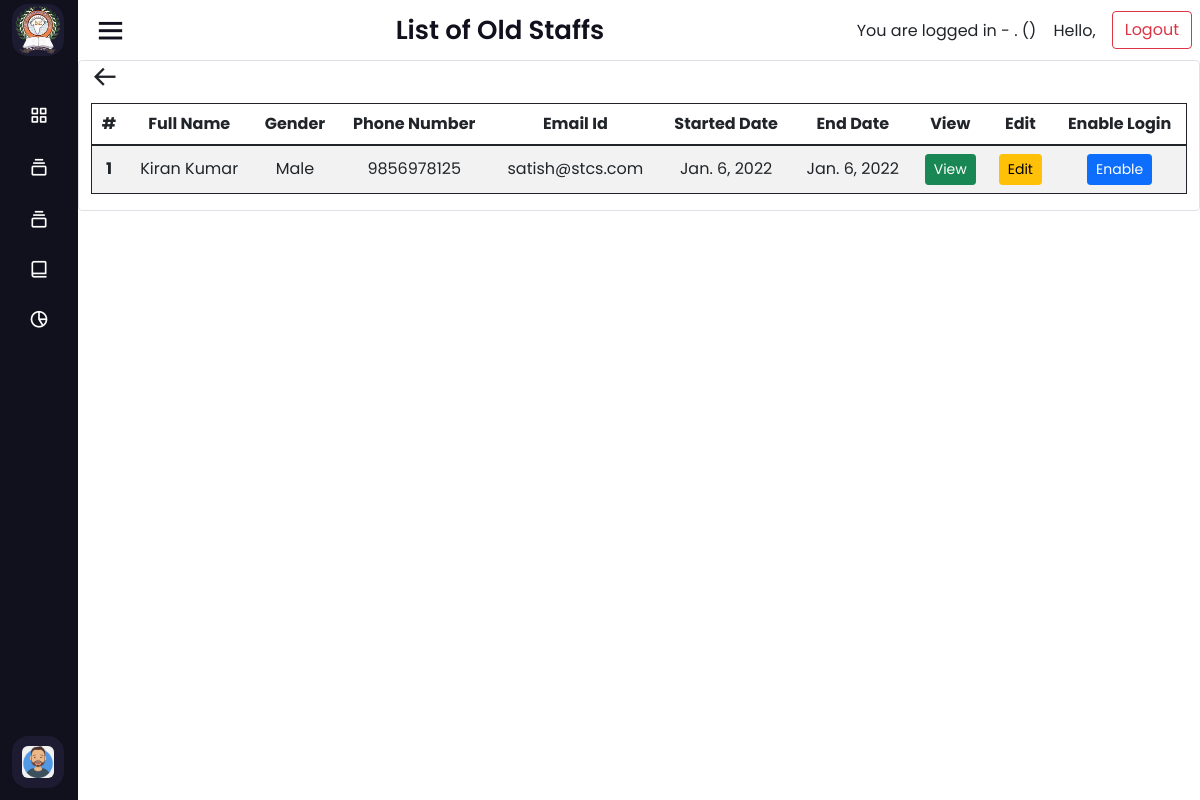
/oldStaffs (signed in), run on the app's committed database.
### accounts/models.py (models this page shows, shortened)
class Staff(models.Model):
    user_id = models.OneToOneField(CustomUser,primary_key=True,on_delete=models.CASCADE)
    full_name = models.CharField(max_length=255, blank=True)
    date_of_birth = models.DateField(auto_now=False, auto_now_add=False, blank=True, null=True)
    gender = models.IntegerField(choices = gender_choices, blank=True, null=True)
    email_id = models.EmailField(max_length=255, blank=True, null=True)
    phone_number = models.CharField(max_length=255, blank=True, null=True)
    blood_group = models.CharField(max_length=10, choices = blood_choices, null=True, blank=True)
    aadhaar_number = models.CharField(max_length=255, blank=True, null=True)
    present_address = models.TextField(blank=True, null=True)
    permanent_address = models.TextField(blank=True, null=True)
    profile_pic = models.ImageField(upload_to=None, height_field=None, width_field=None, max_length=None,blank=True, null=True)
    started_date = models.DateField(auto_now=False, auto_now_add=False, blank=True, null=True)
    end_date = models.DateField(auto_now=False, auto_now_add=False, null=True, blank=True)
    created_at = models.DateTimeField(auto_now=True)
    updated_at = models.DateTimeField(auto_now_add=True)
    REQUIRED_FIELDS = ['user_id']

### accounts/views.py (the view)
# urls.py: path('oldStaffs', views.OldStaffList.as_view(), name="oldStaffs"),
class OldStaffList(ListView):
    model = Staff
    template_name = 'accounts/oldStaffs.html'
    def get_context_data(self, **kwargs):
        context = super().get_context_data(**kwargs)
        context['filter'] = StaffsFilter(
            self.request.GET, queryset=self.get_queryset())
        context['staffs'] = self.get_queryset()
        return context
    def get_queryset(self, *args, **kwargs):
        teachers = Staff.objects.exclude(end_date=None)
        return teachers

### templates/accounts/oldStaffs.html (shortened to what this page needs)
{% extends 'home/dashboard.html' %}
{% load static %}
{% load bootstrap %}
{% block pageHeader %}
List of Old Staffs
{% endblock %}
{% block dashboard %}
<div class="container table-responsive table-responsive-md table-responsive-lg table-responsive-x border rounded">
    <a href="{{request.META.HTTP_REFERER|escape}}" class='h3 bx bx-arrow-back text-decoration-none text-dark'></a>
    <table id="myTable"
        class="table table-hover table-striped text-center display border border-dark rounded align-middle caption-top ">
        <thead>
            <tr>
                <th scope="col">#</th>
                <th scope="col">Full Name</th>
                <th scope="col">Gender</th>
                <th scope="col">Phone Number</th>
                <th scope="col">Email Id</th>
                <th scope="col">Started Date</th>
                <th scope="col">End Date</th>
                <th scope="col">View</th>
                <th scope="col">Edit</th>
                <th scope="col">Enable Login</th>
            </tr>
        </thead>
        <tbody>
            {% for t in filter.qs %}
            <tr class="mx-auto">
                <th scope="row">{{ forloop.counter }}</th>
                <td>{{t.full_name}}<br></td>
                <td>
                    {% if t.gender == 1 %}
                    Male
                    {% elif t.gender == 2 %}
                    Female
                    {% else %}
                    Other
                    {% endif %}
                </td>
                <td>{{t.phone_number}}<br></td>
                <td>{{t.email_id}}</td>
                <td>{{t.started_date}}</td>
                <td>{{t.end_date}}</td>
                <td><a href="{% url 'staffProfileView' pk=t.user_id %}" class="btn btn-sm btn-success">View</a></td>
                <td><a href="{% url 'staffProfileEdit' t.user_id %}" class="btn btn-sm btn-warning">Edit</a></td>
                {% if t.user_id.is_active == True %}
                <td><a href="{% url 'disable-old-staff' t.user_id %}"
                        class="btn btn-sm btn-danger">Disable</a></td>
                {% else %}
                <td><a href="{% url 'enable-old-staff' t.user_id %}"
                        class="btn btn-sm btn-primary">Enable</a></td>
                {% endif %}
            </tr>
            {% endfor %}
        </tbody>
    </table>
</div>
{% endblock %}

### static/dashboard/css.css (style rules this page uses)
* { margin: 0; padding: 0; box-sizing: border-box; font-family: 'Poppins', sans-serif; }

### data on the page
Staff: full_name "Kiran Kumar", gender "Male", phone_number "9856978125", email_id "satish@stcs.com", started_date "Jan. 6, 2022", end_date "Jan. 6, 2022", shows "Enable"
